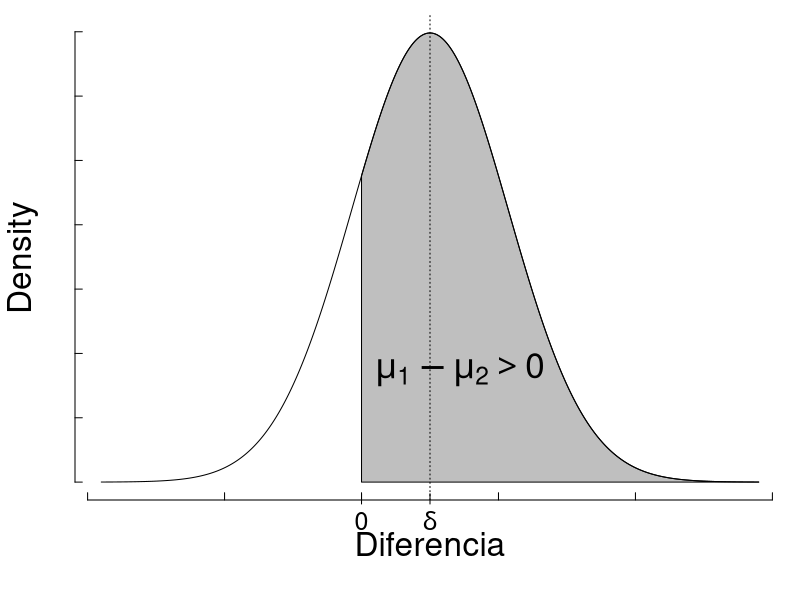

Reproduce this figure in R.
###########################################
# Header
oldpar <- par(no.readonly = TRUE)
oldwd <- getwd()
this.dir <- dirname(parent.frame(2)$ofile)
nombre.R <-  sys.frame(1)$ofile
require(tools)
nombre <- print(file_path_sans_ext(nombre.R))
pdf(paste0(nombre,".pdf"))
setwd(this.dir)
#setwd("~/gaming/materias/inferencia_bayesiana/trabajoFinal/imagenes")
#####################################

par(mar=c(5,3.75,.75,.75))



beta <- 2000/7
s_1 <- 2000
s_2 <- 1750
tb <-  s_1+s_2
D <- ( -1200+tb):(1200+tb)
ta <- s_1 + s_2 - 250

dnormal <- dnorm(D,s_1+s_2,beta)
plot(D,dnormal, type="l",lwd=1,axes = F,ann = F)

axis(side=2, labels=NA,cex.axis=0.6,tck=0.015)
axis(side=1, labels=NA,cex.axis=0.6,tck=0.015)
axis(lwd=0,side=1, at=0,las=0,cex.axis=1.33,line=-0.6)
axis(lwd=1,side=1, at=ta,labels=expression( 0 ),las=0,cex.axis=1.5,line=-0.3)
axis(lwd=1,side=1, at=tb,labels=expression( delta ),las=0,cex.axis=1.5,line=-0.3)

mtext(text ="Density" ,side =2 ,line=2,cex=2)
mtext(text ="Diferencia",side =1 ,line=2,cex=2)
abline(v=tb,lty=3)

#segments(0,0,0,dnorm(0,s_1+s_2,beta))
base <- rep(0,length(D))
xx <- c(D[D>=ta],rev(D[D>=ta]))
yy <- c(base[D>=ta],rev(dnormal[D>=ta]) )
polygon(xx,yy,col=rgb(0,0,0,0.25))

mid <- length(D)%/%2
h <- dnormal[mid]/4
text(D[mid]+110,h, expression(mu[1]-mu[2]>0), col = 1, cex=2.1)

#######################################
# end 
dev.off()
setwd(oldwd)
par(oldpar, new=F)
#########################################